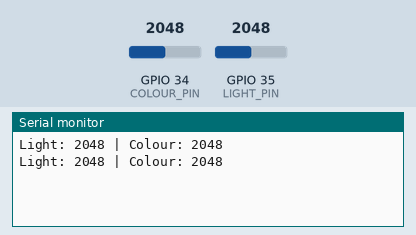
A sketch run on a simulated ESP32. Shown: the last lines printed to the serial monitor. The test bench sets the inputs (shaded band); at power-on: GPIO 34 (COLOUR_PIN) = 2048, GPIO 35 (LIGHT_PIN) = 2048.

Above: at 5.8 s.
5.9 s: GPIO 34 (COLOUR_PIN) set to 2866
At 10.7 s:
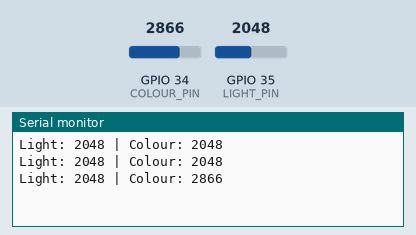
11.9 s: GPIO 35 (LIGHT_PIN) set to 2866
At 15.7 s:
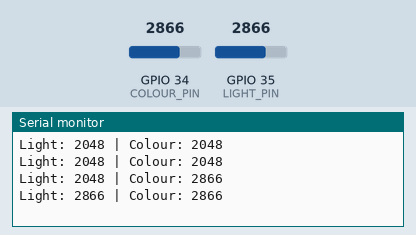
17.9 s: GPIO 34 (COLOUR_PIN) set to 3603
At 20.7 s:
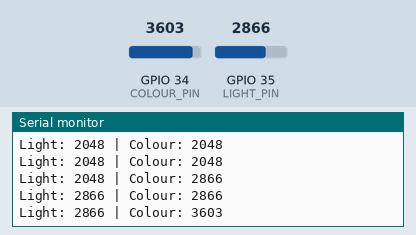
23.9 s: GPIO 35 (LIGHT_PIN) set to 3603
At 25.7 s:
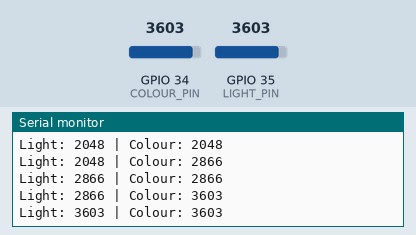
Timing chart, 0 to 27.2 s (numbered marks = the images above; inputs shaded):
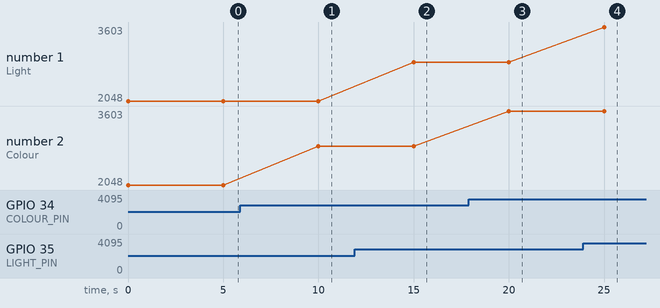

The sketch:

module2_light_colour.ino
```cpp
#define LIGHT_PIN 35
#define COLOUR_PIN 34   // Placeholder for color sensor analog

void setup() {
  Serial.begin(115200);
}

void loop() {
  int lightValue = analogRead(LIGHT_PIN);
  int colourValue = analogRead(COLOUR_PIN);

  Serial.print("Light: ");
  Serial.print(lightValue);
  Serial.print(" | Colour: ");
  Serial.println(colourValue);

  delay(5000);
}
```

Measured:
- after the input at 5.9 s, the serial monitor: prints a new line after 4.1 s (image 1)
- after the input at 11.9 s, the serial monitor: prints a new line after 3.1 s (image 2)
- after the input at 17.9 s, the serial monitor: prints a new line after 2.1 s (image 3)
- after the input at 23.9 s, the serial monitor: prints a new line after 1.1 s (image 4)
- plotted number 2: 2048 → 2866 after the input at 5.9 s, 2866 → 3603 after the input at 17.9 s
